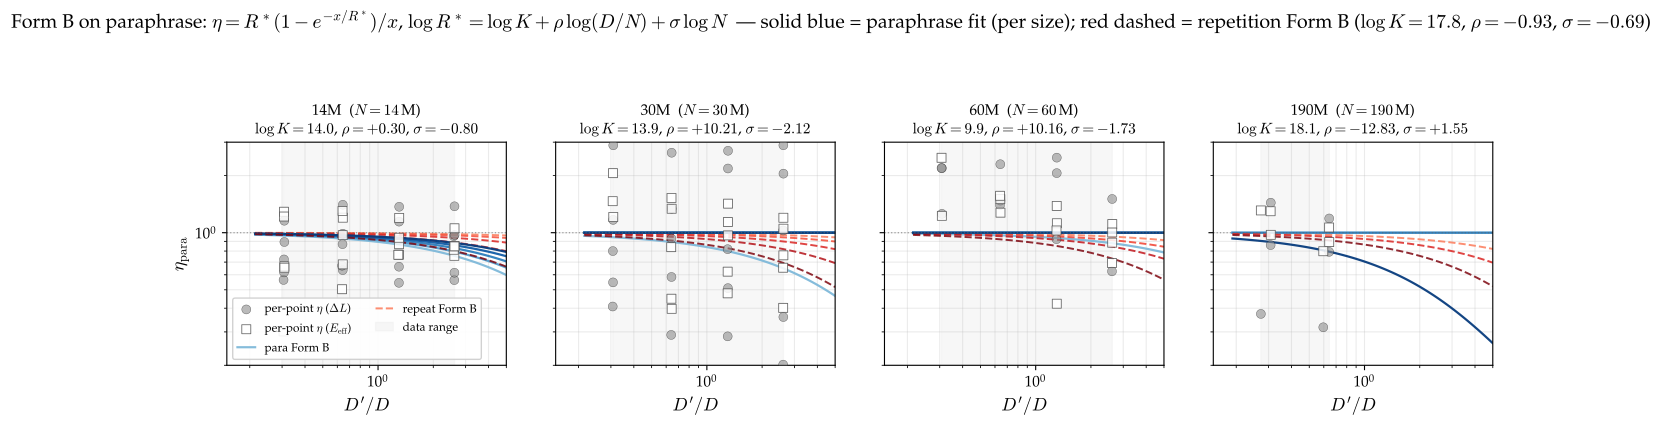

Write the Python code that produced this figure.
"""
Sanity-plot: does the *chosen* repetition η form (Form B / exp-sat
with N-dependent R*) fit the paraphrase data?

  η = R*·(1 − e^{−x/R*}) / x,   x = D'/D,
  log R* = log K + ρ·log(D/N) + σ·log N.

Already in the joint table (see fit_eta_para.py); here we isolate it
and plot per-size to see whether the fit makes sense.

Output:
  fit_eta_para_formB.pdf — 4 panels (one per size) with per-point
  η_para (grey ΔL, white E_eff), the per-size Form-B fit (blue), and
  the repetition Form-B curve at the same (D/N, D'/D) for direct
  contrast (red dashed).
  fit_eta_para_formB_joint.pdf — joint Form-B fit on pooled data.
"""

import glob
import os
import sys

import matplotlib.pyplot as plt
import numpy as np
import torch
from matplotlib import font_manager
from matplotlib.ticker import FuncFormatter

sys.path.insert(0, os.path.dirname(__file__))

# Palatino styling — match paper_figures.py
for _f in glob.glob("/usr/share/fonts/urw-base35/P052-*.otf"):
    font_manager.fontManager.addfont(_f)
plt.rcParams.update({
    "font.family":      "serif",
    "font.serif":       ["P052", "Palatino", "TeX Gyre Pagella", "serif"],
    "mathtext.fontset": "cm",
    "font.size":        12,
    "axes.titlesize":   13,
    "axes.labelsize":   13,
    "xtick.labelsize":  11,
    "ytick.labelsize":  11,
    "legend.fontsize":  10,
    "figure.titlesize": 14,
})

from data import SIZES, TTP_RATIO, extract_paraphrase, load_with_para  # noqa: E402
from fit_eta import (FORMS, fit_form, leave_one_out, per_point_eta,  # noqa: E402
                     per_point_eta_diff)
from fit_eta_para import PARA_SIZES, get_joint_anchors  # noqa: E402

SCRIPT_DIR = os.path.dirname(os.path.abspath(__file__))
DELTA = 1e-3
SCALE_MIN = 0.5
FORM_NAME = "Muennighoff R*(N)"

# Repetition Form B R*(N) two-stage anchors (writeup §4.3 table):
REPEAT_FORM_B = dict(log_K=17.8, rho=-0.93, sigma=-0.69)


def _eta_formB(log_K, rho, sigma, D_arr, Dp_arr, N_arr):
    """η = R*(1 - e^{-x/R*}) / x with log R* = log K + ρ·log(D/N) + σ·log N."""
    R = np.exp(log_K + rho * np.log(D_arr / N_arr) + sigma * np.log(N_arr))
    x = Dp_arr / D_arr
    return R * (1.0 - np.exp(-x / R)) / x


def _Rstar(log_K, rho, sigma, D, N):
    return float(np.exp(log_K + rho * np.log(D / N) + sigma * np.log(N)))


def main():
    anchor = get_joint_anchors(verbose=True)
    B, beta = anchor["B"], anchor["beta"]
    E_j, A_j, alpha_j = anchor["E"], anchor["A"], anchor["alpha"]
    print(f"\nFitting Form B — η = R*(1−e^{{−x/R*}})/x,  "
          f"log R* = log K + ρ·log(D/N) + σ·log N — on paraphrase per size")

    per_size = {}
    for size in PARA_SIZES:
        N, datasets, parap = load_with_para(size)
        if not parap:
            continue
        s, D, K, Dp, L, L_1ep = extract_paraphrase(
            datasets, parap, N, scale_min=SCALE_MIN)
        if len(D) < 4:
            continue
        E_size = E_j + A_j / N ** alpha_j
        eta_pp_dL = per_point_eta_diff(D, Dp, L, L_1ep, B, beta)
        eta_pp_E  = per_point_eta(D, Dp, L, E_size, B, beta)
        res = fit_form(FORMS[FORM_NAME], D, Dp, N, L, E_size, B, beta,
                       delta=DELTA)
        loo = leave_one_out(FORMS[FORM_NAME], D, Dp, N, L, E_size, B, beta,
                             delta=DELTA, warm_init=res["params"])
        v = ~np.isnan(loo)
        loo_rmse = float(np.sqrt(np.mean(loo[v] ** 2))) if v.any() else np.nan
        p = res["params"]
        Rstar_at_1x = _Rstar(p["log_K"], p["rho"], p["sigma"],
                              TTP_RATIO * N, N)
        per_size[size] = dict(
            N=N, scale=s, D=D, Dp=Dp, K=K, L=L, L_1ep=L_1ep,
            eta_pp_dL=eta_pp_dL, eta_pp_E=eta_pp_E,
            params=p, rmse=res["rmse"], loo_rmse=loo_rmse,
            Rstar_1x=Rstar_at_1x,
        )
        print(f"  {size}  (N={N/1e6:.0f}M, n={len(D)}): "
              f"log K={p['log_K']:.2f}  ρ={p['rho']:+.2f}  "
              f"σ={p['sigma']:+.2f}  →  R*(1×)={Rstar_at_1x:.2g}  "
              f"RMSE={res['rmse']:.4f}  LOO={loo_rmse:.4f}")

    # ── Joint Form-B fit on pooled data ───────────────────────────
    print(f"\nJoint Form B on pooled paraphrase data:")
    from fit_eta_para import collect_paraphrase_all_sizes
    tags, Ns, scales, Ds, Ks, Dps, Ls, L_1eps = collect_paraphrase_all_sizes(
        SCALE_MIN)
    E_eff_arr = np.array([E_j + A_j / n ** alpha_j for n in Ns])
    res_joint = fit_form(FORMS[FORM_NAME], Ds, Dps, Ns, Ls, E_eff_arr,
                          B, beta, delta=DELTA)
    loo_joint = leave_one_out(FORMS[FORM_NAME], Ds, Dps, Ns, Ls, E_eff_arr,
                               B, beta, delta=DELTA,
                               warm_init=res_joint["params"])
    p_j = res_joint["params"]
    Rstar_30M_1x = _Rstar(p_j["log_K"], p_j["rho"], p_j["sigma"],
                           TTP_RATIO * 30e6, 30e6)
    print(f"  joint  log K={p_j['log_K']:.2f}  ρ={p_j['rho']:+.2f}  "
          f"σ={p_j['sigma']:+.2f}  RMSE={res_joint['rmse']:.4f}  "
          f"LOO={float(np.sqrt(np.mean(loo_joint**2))):.4f}")
    print(f"  → R*(30M, 1×) = {Rstar_30M_1x:.2g}  "
          f"(repetition Form B R*(30M, 1×) = "
          f"{_Rstar(REPEAT_FORM_B['log_K'], REPEAT_FORM_B['rho'], REPEAT_FORM_B['sigma'], TTP_RATIO * 30e6, 30e6):.2g})")
    print(f"  (repetition Form B: log K={REPEAT_FORM_B['log_K']}, "
          f"ρ={REPEAT_FORM_B['rho']}, σ={REPEAT_FORM_B['sigma']})")

    # ── Plot 4 panels (one per size) ──────────────────────────────
    sizes = sorted(per_size.keys(), key=lambda t: SIZES[t][0])
    fig, axes = plt.subplots(1, len(sizes),
                             figsize=(3.4 * len(sizes), 4.0),
                             squeeze=False, sharey=True)

    for col, size in enumerate(sizes):
        ax = axes[0, col]
        d = per_size[size]
        N = d["N"]
        D, Dp = d["D"], d["Dp"]
        x = Dp / D

        v_dL = ~np.isnan(d["eta_pp_dL"])
        ax.scatter(x[v_dL], d["eta_pp_dL"][v_dL], s=42, color="0.55",
                   edgecolors="k", linewidths=0.3, alpha=0.6, zorder=4,
                   label=r"per-point $\eta$ ($\Delta L$)")
        v_E = ~np.isnan(d["eta_pp_E"])
        ax.scatter(x[v_E], d["eta_pp_E"][v_E], s=42, color="white",
                   edgecolors="0.3", linewidths=0.6, alpha=0.85, zorder=5,
                   marker="s", label=r"per-point $\eta$ ($E_{\mathrm{eff}}$)")

        scales_here = sorted(set((D / (TTP_RATIO * N)).round(2).tolist()))
        cmap_b = plt.cm.Blues(np.linspace(0.45, 0.95, len(scales_here)))
        cmap_r = plt.cm.Reds(np.linspace(0.45, 0.95,  len(scales_here)))
        x_grid = np.geomspace(x.min() * 0.7, max(x.max() * 1.4, 5.0), 120)

        p = d["params"]
        for j, sc in enumerate(scales_here):
            D_val = sc * TTP_RATIO * N
            Dp_grid = x_grid * D_val
            D_arr = np.full_like(x_grid, D_val)
            N_arr = np.full_like(x_grid, float(N))

            eta_para = _eta_formB(p["log_K"], p["rho"], p["sigma"],
                                    D_arr, Dp_grid, N_arr)
            ax.plot(x_grid, eta_para, "-", color=cmap_b[j], linewidth=1.6,
                    alpha=0.95,
                    label=("para Form B" if j == 0 else None))

            eta_rep = _eta_formB(REPEAT_FORM_B["log_K"],
                                  REPEAT_FORM_B["rho"],
                                  REPEAT_FORM_B["sigma"],
                                  D_arr, Dp_grid, N_arr)
            ax.plot(x_grid, eta_rep, "--", color=cmap_r[j], linewidth=1.4,
                    alpha=0.85,
                    label=("repeat Form B" if j == 0 else None))

        ax.axhline(1.0, color="0.4", linestyle=":", linewidth=0.9, alpha=0.6)
        ax.axvspan(x.min(), x.max(), color="0.92", alpha=0.4, zorder=0,
                   label="data range" if col == 0 else None)
        ax.set_xscale("log")
        ax.set_yscale("log")
        ax.set_xlabel(r"$D'/D$")
        if col == 0:
            ax.set_ylabel(r"$\eta_{\mathrm{para}}$")
        title = (f"{size.upper()}  ($N={N/1e6:.0f}\\,$M)\n"
                 rf"$\log K={p['log_K']:.1f}$, "
                 rf"$\rho={p['rho']:+.2f}$, $\sigma={p['sigma']:+.2f}$")
        ax.set_title(title, fontsize=11)
        ax.grid(alpha=0.25, which="both")
        ax.set_ylim(0.2, 3.0)
        ax.set_xlim(0.15, 5.0)
        if col == 0:
            ax.legend(loc="lower left", fontsize=8.5, framealpha=0.9,
                      ncol=2, handlelength=1.5)

    fig.suptitle(
        r"Form B on paraphrase: $\eta = R^*(1 - e^{-x/R^*})/x$, "
        r"$\log R^* = \log K + \rho\,\log(D/N) + \sigma\,\log N$  "
        rf"— solid blue = paraphrase fit (per size); "
        rf"red dashed = repetition Form B "
        rf"($\log K={REPEAT_FORM_B['log_K']}$, "
        rf"$\rho={REPEAT_FORM_B['rho']}$, $\sigma={REPEAT_FORM_B['sigma']}$)",
        y=1.07)
    fig.tight_layout()
    out = os.path.join(SCRIPT_DIR, "fit_eta_para_formB.pdf")
    fig.savefig(out, bbox_inches="tight")
    plt.close(fig)
    print(f"Saved {out}")

    # ── Joint Form-B figure ────────────────────────────────────────
    fig2, ax = plt.subplots(figsize=(8.5, 5.0))
    cmap = plt.cm.viridis(np.linspace(0.15, 0.85, len(sizes)))
    for i, size in enumerate(sizes):
        d = per_size[size]
        v = ~np.isnan(d["eta_pp_dL"])
        ax.scatter(d["Dp"][v] / d["D"][v], d["eta_pp_dL"][v], s=55,
                   color=cmap[i], edgecolors="k", linewidths=0.3,
                   alpha=0.75, label=size.upper())
        N = d["N"]
        scales_here = sorted(set((d["D"] / (TTP_RATIO * N)).round(2).tolist()))
        for sc in scales_here:
            D_val = sc * TTP_RATIO * N
            x_grid = np.geomspace(0.2, 5.0, 80)
            Dp_grid = x_grid * D_val
            D_arr = np.full_like(x_grid, D_val)
            N_arr = np.full_like(x_grid, float(N))
            eta_curve = _eta_formB(p_j["log_K"], p_j["rho"], p_j["sigma"],
                                    D_arr, Dp_grid, N_arr)
            ax.plot(x_grid, eta_curve, "-", color=cmap[i],
                    linewidth=1.3, alpha=0.85)

    ax.axhline(1.0, color="0.4", linestyle=":", linewidth=0.9, alpha=0.6)
    ax.set_xscale("log")
    ax.set_yscale("log")
    ax.set_xlabel(r"$D'/D$")
    ax.set_ylabel(r"$\eta_{\mathrm{para}}$")
    ax.set_title(rf"Joint Form B on paraphrase: "
                 rf"$\log K={p_j['log_K']:.1f}$, "
                 rf"$\rho={p_j['rho']:+.2f}$, $\sigma={p_j['sigma']:+.2f}$  "
                 rf"(LOO={float(np.sqrt(np.mean(loo_joint**2))):.3f})")
    ax.legend(loc="upper right", ncol=2, fontsize=10)
    ax.grid(alpha=0.25, which="both")
    fig2.tight_layout()
    out2 = os.path.join(SCRIPT_DIR, "fit_eta_para_formB_joint.pdf")
    fig2.savefig(out2, bbox_inches="tight")
    plt.close(fig2)
    print(f"Saved {out2}")


if __name__ == "__main__":
    main()
